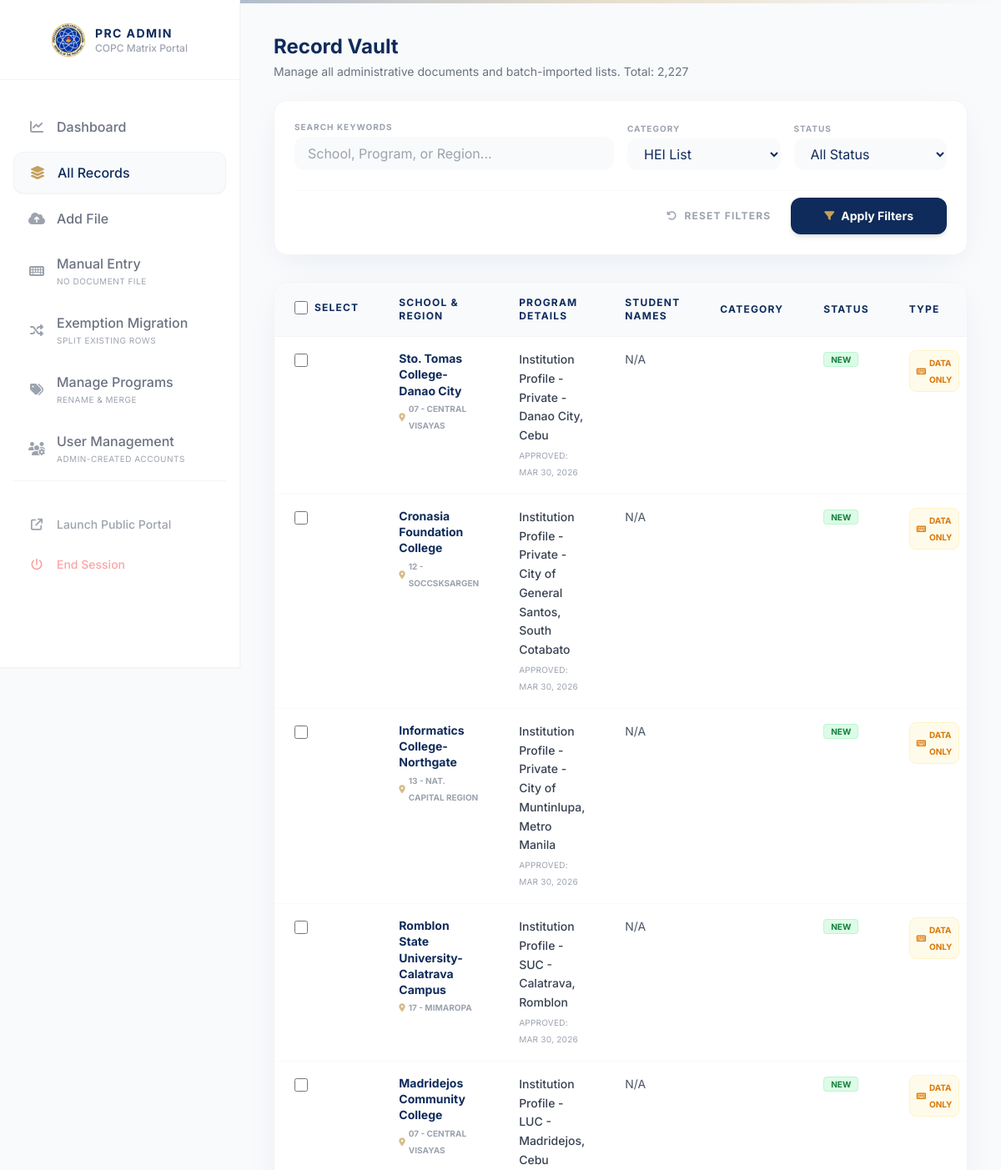
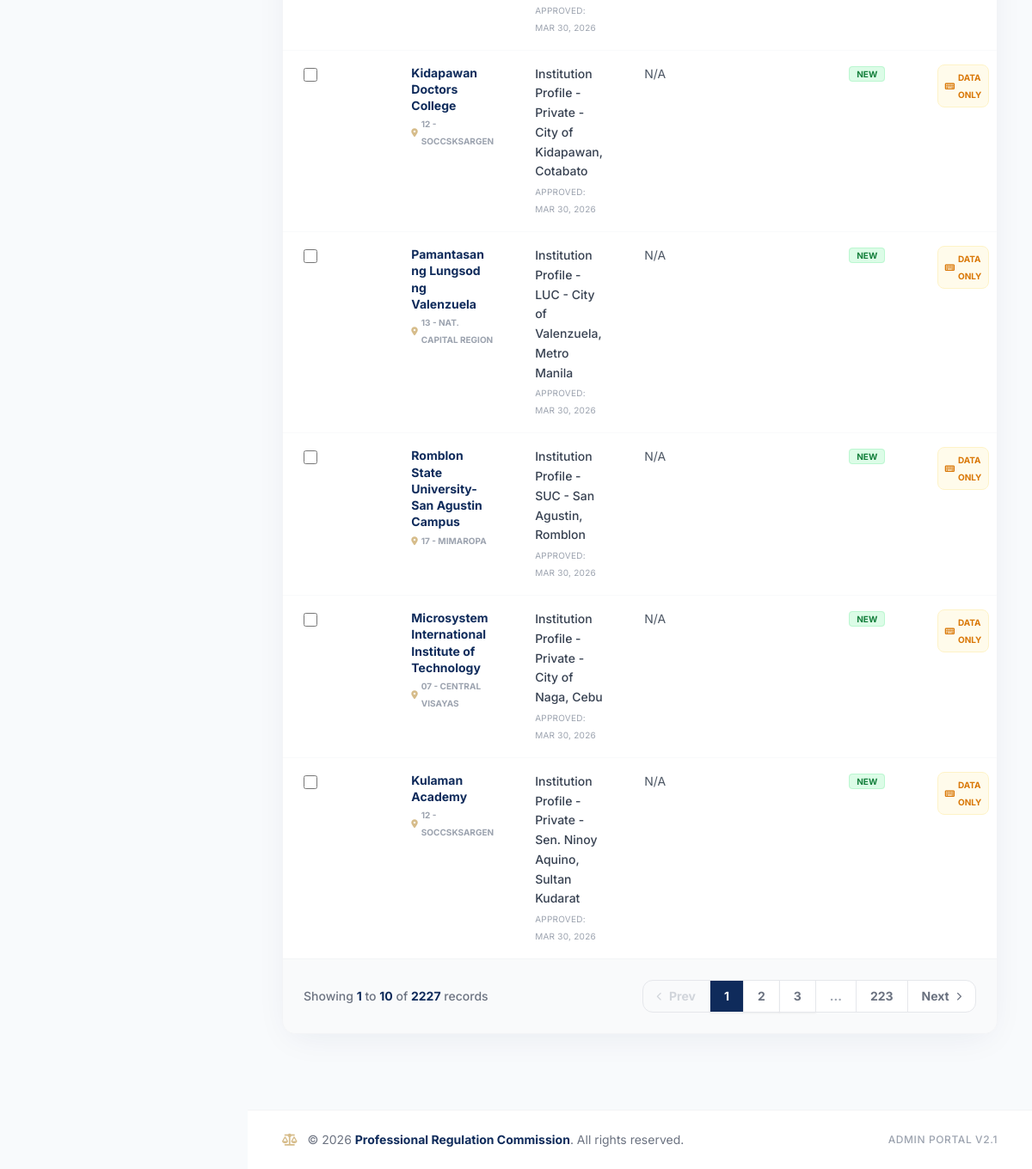
The page /admin/records.php?cat=HEI List (signed in) on the database its author committed (2 pictures, top to bottom).
### tables this page shows
CREATE TABLE `copc_documents` (
  `id` bigint(20) UNSIGNED NOT NULL,
  `school_name` varchar(255) NOT NULL,
  `program` varchar(255) NOT NULL,
  `region` varchar(100) DEFAULT NULL,
  `category` enum('COPC','COPC Exemption','HEI List','GR') NOT NULL,
  `date_approved` date NOT NULL,
  `status` enum('OLD','NEW') DEFAULT 'NEW',
  `student_list` longtext DEFAULT NULL,
  `file_path` varchar(500) DEFAULT NULL,
  `file_type` varchar(10) DEFAULT NULL,
  `file_name` varchar(255) DEFAULT NULL,
  `file_size_kb` int(10) UNSIGNED DEFAULT NULL,
  `extracted_text` longtext DEFAULT NULL,
  `notes` text DEFAULT NULL,
  `entry_type` enum('upload','manual') NOT NULL DEFAULT 'upload',
  `uploaded_by` varchar(100) DEFAULT NULL,
  `created_at` datetime NOT NULL DEFAULT current_timestamp(),
  `updated_at` datetime DEFAULT NULL ON UPDATE current_timestamp()
);

### includes/functions.php (called while the page is built, shortened)
<?php
function h($string) {
    return htmlspecialchars($string, ENT_QUOTES, 'UTF-8');
}

### admin/records.php (the view, shortened to what this page needs)
<?php
require_once __DIR__ . '/../includes/functions.php';
require_once __DIR__ . '/../includes/admin_header.php';
try {
    $pdo = getDBConnection();
    $page = isset($_GET['p']) ? max(1, (int)$_GET['p']) : 1;
    $limit = 10;
    $offset = ($page - 1) * $limit;
    $search = isset($_GET['q']) ? trim($_GET['q']) : '';
    $category = isset($_GET['cat']) ? trim($_GET['cat']) : '';
    $regionFilter = isset($_GET['region']) ? trim($_GET['region']) : '';
    $statusFilter = isset($_GET['status']) ? trim($_GET['status']) : '';
    $where = ["1=1"];
    $params = [];
    if ($category !== '') {
        $where[] = "category = ?";
        $params[] = $category;
    }
    $whereSql = implode(' AND ', $where);
    $stmt = $pdo->prepare("SELECT COUNT(*) FROM copc_documents WHERE $whereSql");
    $stmt->execute($params);
    $totalRecords = $stmt->fetchColumn();
    $totalPages = ceil($totalRecords / $limit);
    $sql = "SELECT id, school_name, program, region, category, date_approved, status, student_list, entry_type, file_type, created_at
            FROM copc_documents WHERE $whereSql ORDER BY created_at DESC LIMIT $limit OFFSET $offset";
    $stmt = $pdo->prepare($sql);
    $stmt->execute($params);
    $records = $stmt->fetchAll();
} catch (\Exception $e) {
    die("Error loading records: " . $e->getMessage());
}
function getPageUrl($p, $search, $category, $regionFilter, $statusFilter) {
    $params = [
        'p' => $p,
        'q' => $search,
        'cat' => $category,
        'region' => $regionFilter,
        'status' => $statusFilter
    ];
    return '?' . http_build_query($params);
}
?>
<div class="mb-6 flex justify-between items-end">
    <div>
        <h1 class="text-2xl font-bold text-prcnavy">Record Vault</h1>
        <p class="text-sm text-gray-500 mt-1">Manage all administrative documents and batch-imported lists. Total: <?php echo number_format($totalRecords); ?></p>
    </div>
</div>
<div class="bg-white p-6 rounded-2xl shadow-soft border border-gray-100 mb-8">
    <form method="GET" action="" class="grid grid-cols-1 md:grid-cols-4 gap-4 items-end">
        <div class="md:col-span-2">
            <label class="block text-[10px] font-bold text-gray-400 uppercase tracking-widest mb-1">Search Keywords</label>
            <input type="text" name="q" value="<?php echo h($search); ?>" placeholder="School, Program, or Region..." class="w-full bg-gray-50 border-none rounded-xl py-2 px-4 text-prcnavy focus:ring-2 focus:ring-prcgold focus:outline-none transition">
        </div>
        <div>
            <label class="block text-[10px] font-bold text-gray-400 uppercase tracking-widest mb-1">Category</label>
            <select name="cat" class="w-full bg-gray-50 border-none rounded-xl py-2 px-4 text-prcnavy focus:ring-2 focus:ring-prcgold focus:outline-none transition">
                <option value="HEI List" <?php echo $category==='HEI List'?'selected':'';?>>HEI List</option>
            </select>
        </div>
        <div>
            <label class="block text-[10px] font-bold text-gray-400 uppercase tracking-widest mb-1">Status</label>
            <select name="status" class="w-full bg-gray-50 border-none rounded-xl py-2 px-4 text-prcnavy focus:ring-2 focus:ring-prcgold focus:outline-none transition">
                <option value="">All Status</option>
            </select>
        </div>
        <div class="md:col-span-4 flex justify-end items-center gap-6 pt-2 border-t border-gray-50 mt-2">
             <a href="records.php" class="text-xs text-gray-400 font-bold hover:text-prcnavy transition uppercase tracking-widest whitespace-nowrap">
                <i class="fa-solid fa-rotate-left mr-1"></i> Reset Filters
             </a>
            <button type="submit" class="bg-prcnavy hover:bg-prcaccent text-white py-3 px-10 rounded-xl font-bold text-sm shadow-md transition transform hover:-translate-y-0.5 flex items-center">
                <i class="fa-solid fa-filter mr-2 text-prcgold text-xs"></i> Apply Filters
            </button>
        </div>
    </form>
</div>
<div class="bg-white rounded-2xl shadow-soft border border-gray-100 overflow-hidden mb-12">
    <div class="overflow-x-auto">
        <form id="bulkDeleteForm" method="POST" action="delete.php">
        <table class="min-w-[1700px] w-full text-left border-collapse">
            <thead>
                <tr class="bg-prclight text-prcnavy text-xs font-bold uppercase tracking-widest">
                    <th class="px-6 py-4 border-b border-gray-100 w-[5rem]">
                        <label class="inline-flex items-center gap-2 cursor-pointer select-none">
                            <input type="checkbox" id="selectAllRecords" class="h-4 w-4 rounded border-gray-300 text-prcnavy focus:ring-prcgold">
                            <span>Select</span>
                        </label>
                    </th>
                    <th class="px-6 py-4 border-b border-gray-100 w-[34rem]">School & Region</th>
                    <th class="px-6 py-4 border-b border-gray-100 w-[32rem]">Program Details</th>
                    <th class="px-6 py-4 border-b border-gray-100 w-[24rem]">Student Names</th>
                    <th class="px-6 py-4 border-b border-gray-100 w-[12rem]">Category</th>
                    <th class="px-6 py-4 border-b border-gray-100 w-[10rem]">Status</th>
                    <th class="px-6 py-4 border-b border-gray-100 w-[12rem]">Type</th>
                </tr>
            </thead>
            <tbody class="divide-y divide-gray-50 text-sm">
                <?php if (empty($records)): ?>
                <tr><td colspan="8" class="px-6 py-12 text-center text-gray-400 italic">No records found matching your criteria.</td></tr>
                <?php else: ?>
                    <?php foreach ($records as $r): ?>
                    <?php
                        $studentPreview = 'N/A';
                    ?>
                    <tr class="hover:bg-gray-50 transition group">
                        <td class="px-6 py-4 align-top">
                            <input type="checkbox" name="ids[]" value="<?php echo (int) $r['id']; ?>" class="record-checkbox h-4 w-4 rounded border-gray-300 text-prcnavy focus:ring-prcgold mt-1">
                        </td>
                        <td class="px-6 py-4 align-top">
                            <div class="font-bold text-prcnavy leading-snug min-w-[28rem]" title="<?php echo h($r['school_name']); ?>"><?php echo h($r['school_name']); ?></div>
                            <div class="text-[10px] font-bold text-gray-400 uppercase mt-0.5 flex items-center">
                                <i class="fa-solid fa-location-dot mr-1 text-prcgold/70"></i> <?php echo h($r['region'] ?: 'N/A'); ?>
                            </div>
                        </td>
                        <td class="px-6 py-4 align-top">
                            <div class="font-medium text-gray-700 leading-relaxed min-w-[24rem]"><?php echo h($r['program']); ?></div>
                            <div class="text-[10px] text-gray-400 mt-0.5 uppercase tracking-wide">Approved: <?php echo date('M d, Y', strtotime($r['date_approved'])); ?></div>
                        </td>
                        <td class="px-6 py-4 align-top">
                            <div class="min-w-[20rem] text-sm text-gray-600 leading-relaxed">
                                <?php echo h($studentPreview); ?>
                            </div>
                        </td>
                        <td class="px-6 py-4 align-top">
                            <?php if ($r['category'] === 'COPC'): ?>
                                <span class="px-3 py-1 text-[10px] font-bold rounded-full bg-prcnavy text-white">COPC</span>
                            <?php elseif ($r['category'] === 'GR'): ?>
                                <span class="px-3 py-1 text-[10px] font-bold rounded-full bg-emerald-600 text-white">GR</span>
                            <?php elseif ($r['category'] === 'HEI List'): ?>
                                <span class="px-3 py-1 text-[10px] font-bold rounded-full bg-purple-600 text-white">HEI</span>
                            <?php else: ?>
                                <span class="px-3 py-1 text-[10px] font-bold rounded-full bg-prcgold text-white">EXEMPT</span>
                            <?php endif; ?>
                        </td>
                        <td class="px-6 py-4 align-top">
                            <?php if ($r['status'] === 'NEW'): ?>
                                <span class="px-2 py-0.5 text-[10px] font-bold rounded bg-green-100 text-green-700 border border-green-200 uppercase">New</span>
                            <?php else: ?>
                                <span class="px-2 py-0.5 text-[10px] font-bold rounded bg-gray-100 text-gray-500 border border-gray-200 uppercase">Old</span>
                            <?php endif; ?>
                        </td>
                        <td class="px-6 py-4 align-top">
                            <?php if ($r['entry_type'] === 'manual'): ?>
                                <span class="text-amber-600 bg-amber-50 px-2 py-1 rounded-lg text-[10px] font-bold uppercase border border-amber-100 inline-flex items-center">
                                    <i class="fa-solid fa-keyboard mr-1"></i> Data Only
                                </span>
                            <?php else: ?>
                                <span class="text-blue-600 bg-blue-50 px-2 py-1 rounded-lg text-[10px] font-bold uppercase border border-blue-100 inline-flex items-center">
                                    <i class="fa-solid fa-file-pdf mr-1"></i> Digital
                                </span>
                            <?php endif; ?>
                        </td>
                    </tr>
                    <?php endforeach; ?>
                <?php endif; ?>
            </tbody>
        </table>
        </form>
    </div>
    <?php if ($totalPages > 1): ?>
    <div class="px-6 py-6 border-t border-gray-100 bg-gray-50 flex flex-col md:flex-row items-center justify-between gap-4">
        <div class="text-sm font-medium text-gray-500">
            Showing <span class="text-prcnavy font-bold"><?php echo ($offset + 1); ?></span> to <span class="text-prcnavy font-bold"><?php echo min($totalRecords, $offset + $limit); ?></span> of <span class="text-prcnavy font-bold"><?php echo $totalRecords; ?></span> records
        </div>
        <nav class="flex items-center -space-x-px" aria-label="Pagination">
            <?php if ($page > 1): ?>
                <a href="<?php echo getPageUrl($page - 1, $search, $category, $regionFilter, $statusFilter); ?>" class="relative inline-flex items-center px-4 py-2 rounded-l-xl border border-gray-200 bg-white text-sm font-bold text-gray-500 hover:bg-prclight hover:text-prcnavy transition">
                    <i class="fa-solid fa-chevron-left mr-2 text-[10px]"></i> Prev
                </a>
            <?php else: ?>
                <span class="relative inline-flex items-center px-4 py-2 rounded-l-xl border border-gray-200 bg-gray-50 text-sm font-bold text-gray-300 cursor-not-allowed">
                    <i class="fa-solid fa-chevron-left mr-2 text-[10px]"></i> Prev
                </span>
            <?php endif; ?>
            <?php
            $sidePages = 2;
            $startPage = max(1, $page - $sidePages);
            $endPage = min($totalPages, $page + $sidePages);
            for ($i = $startPage; $i <= $endPage; $i++) {
                $isCurrent = ($i === $page);
                $activeClass = $isCurrent ? 'bg-prcnavy text-white hover:bg-prcnavy' : 'bg-white text-gray-500 hover:bg-prclight hover:text-prcnavy';
                echo '<a href="'.getPageUrl($i, $search, $category, $regionFilter, $statusFilter).'" class="relative inline-flex items-center px-4 py-2 border border-gray-200 text-sm font-bold transition '.$activeClass.' shadow-sm">'.$i.'</a>';
            }
            if ($endPage < $totalPages) {
                if ($endPage < $totalPages - 1) echo '<span class="relative inline-flex items-center px-4 py-2 border border-gray-200 bg-white text-sm font-bold text-gray-400">...</span>';
                echo '<a href="'.getPageUrl($totalPages, $search, $category, $regionFilter, $statusFilter).'" class="relative inline-flex items-center px-4 py-2 border border-gray-200 bg-white text-sm font-bold text-gray-500 hover:bg-prclight hover:text-prcnavy transition">'.$totalPages.'</a>';
            }
            ?>
            <?php if ($page < $totalPages): ?>
                <a href="<?php echo getPageUrl($page + 1, $search, $category, $regionFilter, $statusFilter); ?>" class="relative inline-flex items-center px-4 py-2 rounded-r-xl border border-gray-200 bg-white text-sm font-bold text-gray-500 hover:bg-prclight hover:text-prcnavy transition">
                    Next <i class="fa-solid fa-chevron-right ml-2 text-[10px]"></i>
                </a>
            <?php else: ?>
                <span class="relative inline-flex items-center px-4 py-2 rounded-r-xl border border-gray-200 bg-gray-50 text-sm font-bold text-gray-300 cursor-not-allowed">
                    Next <i class="fa-solid fa-chevron-right ml-2 text-[10px]"></i>
                </span>
            <?php endif; ?>
        </nav>
    </div>
    <?php endif; ?>
</div>
<?php require_once __DIR__ . '/../includes/admin_footer.php'; ?>

### rows shown on the page
copc_documents: school_name "Sto. Tomas College-Danao City", region "07 - CENTRAL VISAYAS", program "Institution Profile - Private - Danao City, Cebu", date_approved "MAR 30, 2026", studentPreview "N/A", status "NEW", entry_type "manual" (drawn)
copc_documents: school_name "Cronasia Foundation College", region "12 - SOCCSKSARGEN", program "Institution Profile - Private - City of General Santos, South Cotabato", date_approved "MAR 30, 2026", studentPreview "N/A", status "NEW", entry_type "manual" (drawn)
copc_documents: school_name "Informatics College-Northgate", region "13 - NAT. CAPITAL REGION", program "Institution Profile - Private - City of Muntinlupa, Metro Manila", date_approved "MAR 30, 2026", studentPreview "N/A", status "NEW", entry_type "manual" (drawn)
copc_documents: school_name "Romblon State University-Calatrava Campus", region "17 - MIMAROPA", program "Institution Profile - SUC - Calatrava, Romblon", date_approved "MAR 30, 2026", studentPreview "N/A", status "NEW", entry_type "manual" (drawn)
copc_documents: school_name "Madridejos Community College", region "07 - CENTRAL VISAYAS", program "Institution Profile - LUC - Madridejos, Cebu", date_approved "MAR 30, 2026", studentPreview "N/A", status "NEW", entry_type "manual" (drawn)
copc_documents: school_name "Kidapawan Doctors College", region "12 - SOCCSKSARGEN", program "Institution Profile - Private - City of Kidapawan, Cotabato", date_approved "MAR 30, 2026", studentPreview "N/A", status "NEW", entry_type "manual" (drawn)
copc_documents: school_name "Pamantasan ng Lungsod ng Valenzuela", region "13 - NAT. CAPITAL REGION", program "Institution Profile - LUC - City of Valenzuela, Metro Manila", date_approved "MAR 30, 2026", studentPreview "N/A", status "NEW", entry_type "manual" (drawn)
copc_documents: school_name "Romblon State University-San Agustin Campus", region "17 - MIMAROPA", program "Institution Profile - SUC - San Agustin, Romblon", date_approved "MAR 30, 2026", studentPreview "N/A", status "NEW", entry_type "manual" (drawn)
copc_documents: school_name "Microsystem International Institute of Technology", region "07 - CENTRAL VISAYAS", program "Institution Profile - Private - City of Naga, Cebu", date_approved "MAR 30, 2026", studentPreview "N/A", status "NEW", entry_type "manual" (drawn)
copc_documents: school_name "Kulaman Academy", region "12 - SOCCSKSARGEN", program "Institution Profile - Private - Sen. Ninoy Aquino, Sultan Kudarat", date_approved "MAR 30, 2026", studentPreview "N/A", status "NEW", entry_type "manual" (drawn)

### other values the page prints
$totalRecords "2,227"
$offset + 1 "1"
min($totalRecords, $offset + $limit) "10"
$totalRecords "2227"
$totalPages "223"
